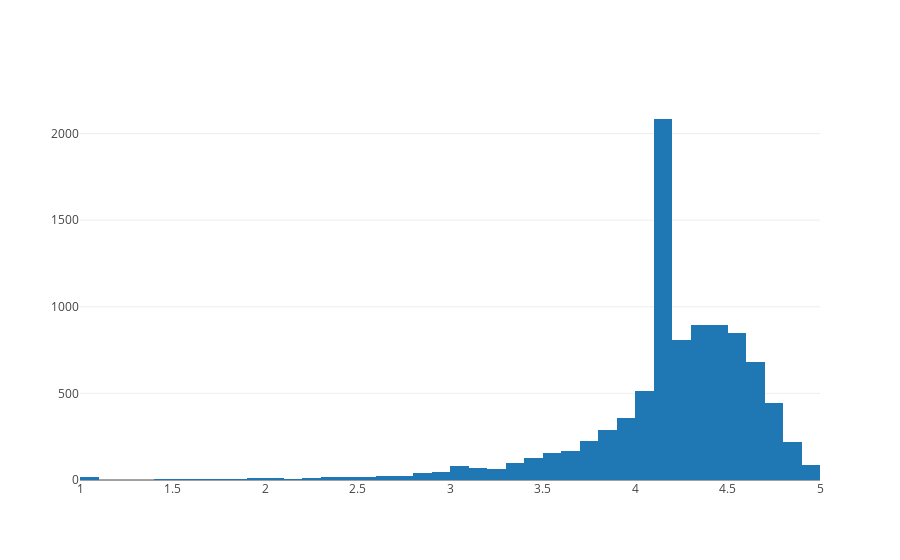

Write notebook code for a chart like this one.
### Code cell
data = [go.Histogram(
        x = df.Rating,
        xbins = {'start': 1, 'size': 0.1, 'end' :5}
)]
plotly.offline.iplot(data, filename='overall_rating_distribution')

### Figure 1 — Plotly figure (JSON) as saved in the notebook; plotly's stock layout.template omitted (floating-point values rounded to 4 significant figures; data arrays with more than 128 entries replaced by an {"elided": "..."} marker saying what was removed)
{"data": [{"type": "histogram", "uid": "90f69686-ca1c-48fb-b844-a02fa389b330", "x": {"elided": "9659 float values"}, "xbins": {"end": 5, "size": 0.1, "start": 1}}], "layout": {}}
